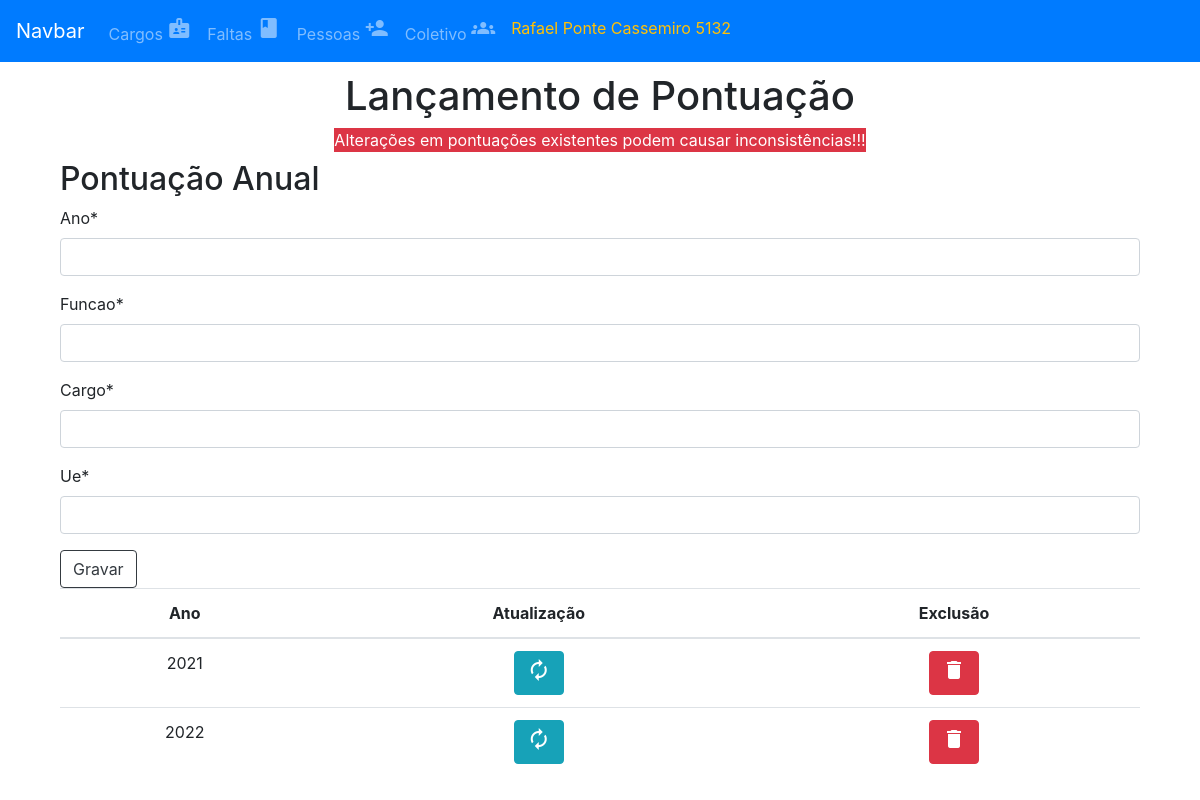
The app's page /pessoas/5132/pontuacoes, older data.
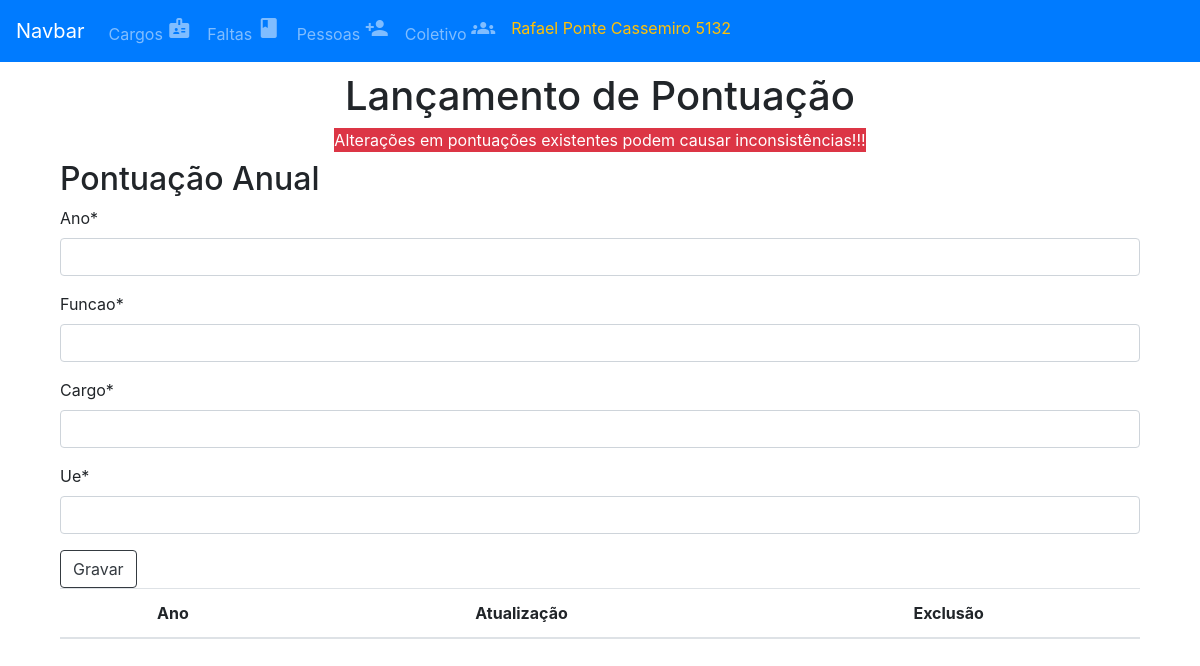
The same page, newer data.
### app_ficha_cem/models.py (models this page shows, shortened)
class Pontuacoes(models.Model):
    ano = models.IntegerField()
    funcao = models.IntegerField()
    cargo = models.IntegerField()
    ue = models.IntegerField()
    pessoa = models.ForeignKey(Pessoas, on_delete=models.CASCADE)
    class Meta:
        unique_together = ('ano','pessoa')

### app_ficha_cem/views.py (the view)
# urls.py: path('pessoas/<str:pessoa_id>/pontuacoes', lancar_pontuacoes, name='lancarpontuacao'),
def lancar_pontuacoes(request, pessoa_id):
    pessoa = Pessoas.objects.get(pk=pessoa_id)
    pontuacoes = Pontuacoes.objects.filter(pessoa=pessoa_id).order_by('ano')
    ativo = verificar_ano_saida(pessoa_id)
    if request.method == 'POST':
        form = formularioPontuacao(request.POST)
        ano = form['ano'].value()
        if pessoa.admissao.year <= int(ano) and ativo :
            if form.is_valid():
                form.save()
                messages.success(request,"Pontuação Gravada!")
                return redirect('lancarpontuacao',pessoa_id)
            else:
                messages.error(request,"Erro ao  Gravar Pontuação!",'danger')
        else:
            if pessoa.saida == None:
                messages.error(request,f"Erro ao  Gravar Pontuação! Ano Admissao: {pessoa.admissao.year}",'danger')
            else:
                messages.error(request,f"Erro ao  Gravar Pontuação! Ano Admissao: {pessoa.admissao.year} Ano Saída: {pessoa.saida.year}",'danger')
    else:
        form = formularioPontuacao(initial={'pessoa':pessoa})
    return render(request,'template/lancar_pontuacao.html',{'form':form,'pessoa':pessoa,'pontuacoes':pontuacoes})

### app_ficha_cem/forms.py
class formularioPontuacao(forms.ModelForm):
    ano = forms.IntegerField(min_value=0)
    funcao = forms.IntegerField(min_value=0)
    cargo = forms.IntegerField(min_value=0)
    ue = forms.IntegerField(min_value=0)
    pessoa = forms.ModelChoiceField(queryset=Pessoas.objects.all(),
                                      widget=forms.HiddenInput())
    class Meta:
        model = Pontuacoes
        fields = ['ano','funcao','cargo','ue','pessoa']

### app_ficha_cem/views.py (called while the page is built)
def verificar_ano_saida(pessoa_id):
    pessoa = Pessoas.objects.get(pk=pessoa_id)
    ativo = pessoa.saida
    if ativo != None:
        ano = pessoa.admissao.year
        if ano >= ativo.year:
            return True
        else:
            return False
    else:
        return True

### template/lancar_pontuacao.html (shortened to what this page needs)
{% extends 'template/menu.html'%}
{% load crispy_forms_tags %}
{% block content %}
<div class="container">
    <div class="row">
        <div class="col-12 text-center">
            <h1>Lançamento de Pontuação</h1>
            <label class="bg-danger text-white">Alterações em pontuações existentes podem causar
                inconsistências!!!</label>
        </div>
    </div>
</div>
<div class="container">
    <div class="row">
        <div class="col-12">
            <h2>Pontuação Anual</h2>
            <form method="POST">
                {{ form|crispy }}
                <div clas="form-group">
                    <button class="btn btn-outline-dark">Gravar</button>
                </div>
            </form>
        </div>
    </div>
    <div class="row">
        <div class="col-12">
            <table class="table table-hover text-center">
                <thead>
                    <tr>
                        <th scope="col">Ano</th>
                        <th scope="col">Atualização</th>
                        <th scope="col">Exclusão</th>
                    </tr>
                </thead>
                <tbody>
                    {% for pontuacao in pontuacoes %}
                    <tr>
                        <td>
                            {{ pontuacao.ano }}
                        </td>
                        <td>
                            <a class='btn btn-info' href="{% url 'atualizarpontuacao' pessoa.id pontuacao.id %}"><span
                                    class="material-icons">
                                </span></a>
                        </td>
                        <td>
                            <a class='btn btn-danger' href="{% url 'excluirpontuacao' pessoa.id pontuacao.id %}"><span
                                    class="material-icons">
                                </span></a>
                        </td>
                    </tr>
                    {% endfor %}
                </tbody>
            </table>
        </div>
    </div>
</div>
{% endblock content %}

Row changes from the older to the newer data that the page shows:
removed Pontuacoes: ano "2021"
removed Pontuacoes: ano "2022"
